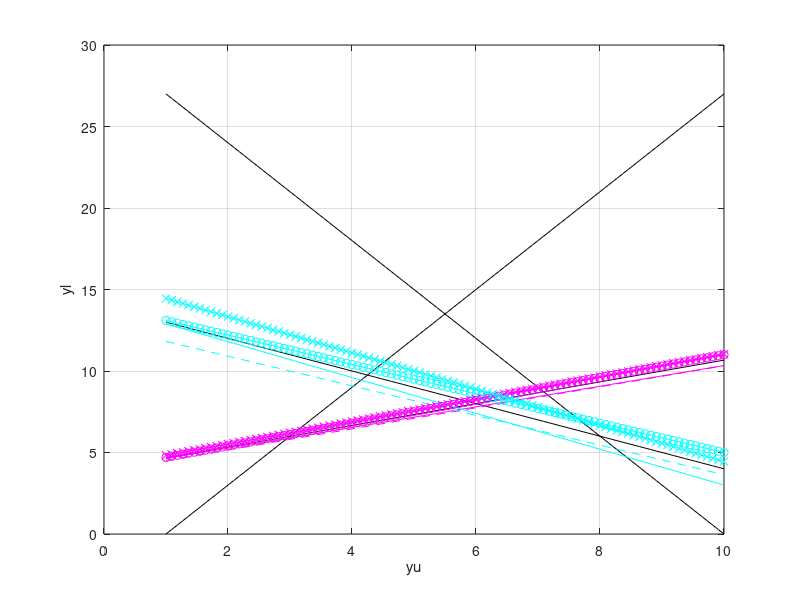

MATLAB code for this plot:
A=[-2,3;1,1];
B=[-3,1;3,1]; %Lower level constraints
b=[-3;30]; %Lower level constraint RHS
d=[12;14];

P=0.1*[1,0;0,1]; %WHERE DO WE GET P? (a+Pxi)^Tx<=d, norm(xi,2)<=1
xi1=[1;0];
xi2=[0;1];
xi1n=[-1;0];
xi2n=[0;-1];

yu=linspace(1,10,100);
%yl=linspace(0,10,100);

figure()
plot(yu,-A(1,1)/A(1,2)*yu+d(1)/A(1,2),'k')
hold on
grid on
xlabel('yu')
ylabel('yl')
plot(yu,-A(2,1)/A(2,2)*yu+d(2)/A(2,2),'k')
plot(yu,-B(1,1)/B(1,2)*yu+b(1)/B(1,2),'k') % Lower level
plot(yu,-B(2,1)/B(2,2)*yu+b(2)/B(2,2),'k') % Lower level
%%
plot(yu,-(A(1,1)+P(1,:)*xi1)/(A(1,2)+P(2,:)*xi1)*yu+d(1)/(A(1,2)+P(2,:)*xi1),'-m')
plot(yu,-(A(2,1)+P(1,:)*xi1)/(A(2,2)+P(2,:)*xi1)*yu+d(2)/(A(2,2)+P(2,:)*xi1),'-c')

plot(yu,-(A(1,1)+P(1,:)*xi2)/(A(1,2)+P(2,:)*xi2)*yu+d(1)/(A(1,2)+P(2,:)*xi2),'--m')
plot(yu,-(A(2,1)+P(1,:)*xi2)/(A(2,2)+P(2,:)*xi2)*yu+d(2)/(A(2,2)+P(2,:)*xi2),'--c')

plot(yu,-(A(1,1)+P(1,:)*xi1n)/(A(1,2)+P(2,:)*xi1n)*yu+d(1)/(A(1,2)+P(2,:)*xi1n),'-mo')
plot(yu,-(A(2,1)+P(1,:)*xi1n)/(A(2,2)+P(2,:)*xi1n)*yu+d(2)/(A(2,2)+P(2,:)*xi1n),'-co')

plot(yu,-(A(1,1)+P(1,:)*xi2n)/(A(1,2)+P(2,:)*xi2n)*yu+d(1)/(A(1,2)+P(2,:)*xi2n),'-mx')
plot(yu,-(A(2,1)+P(1,:)*xi2n)/(A(2,2)+P(2,:)*xi2n)*yu+d(2)/(A(2,2)+P(2,:)*xi2n),'-cx')